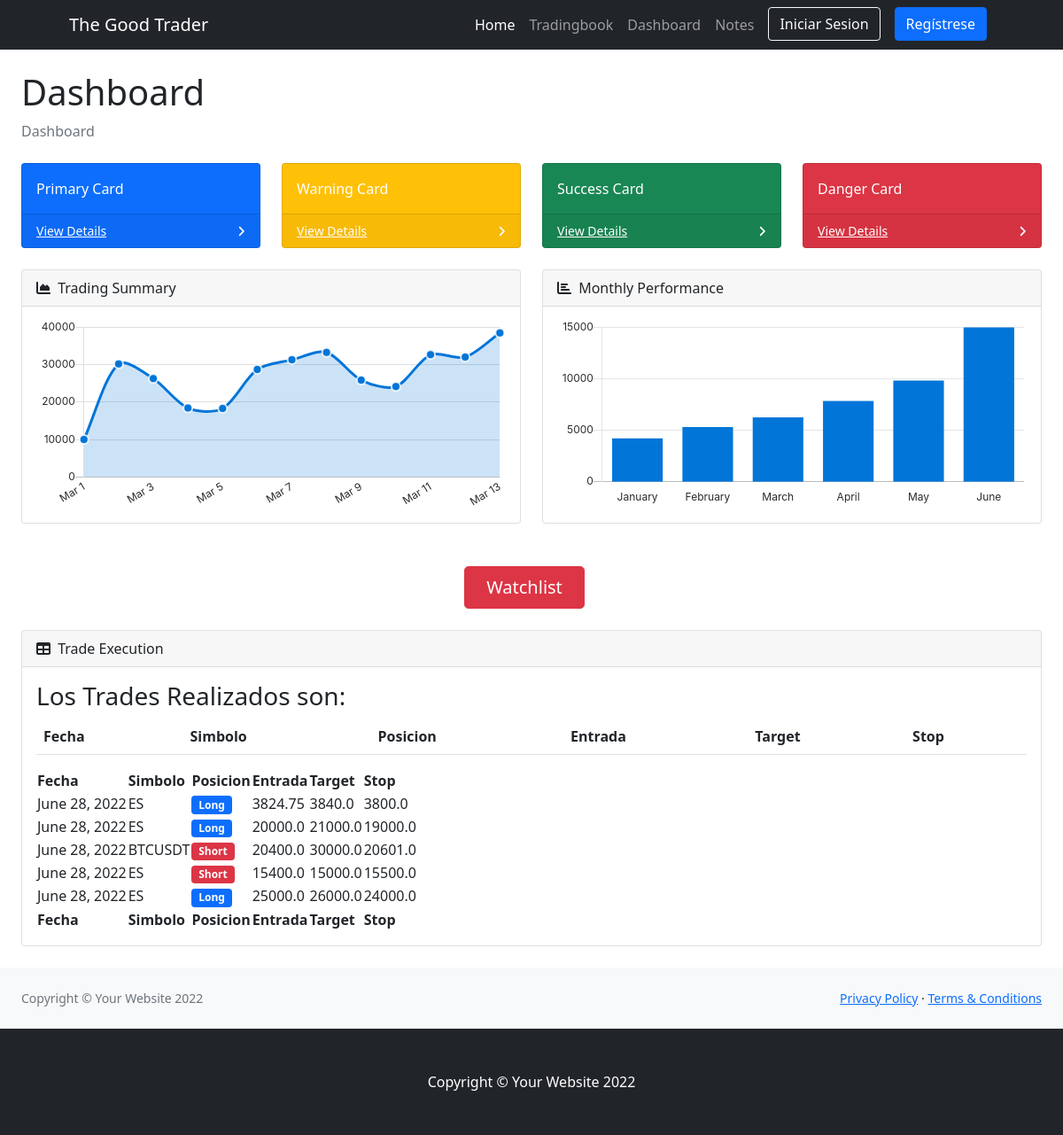
Page /dashboard/ on the earlier database version.
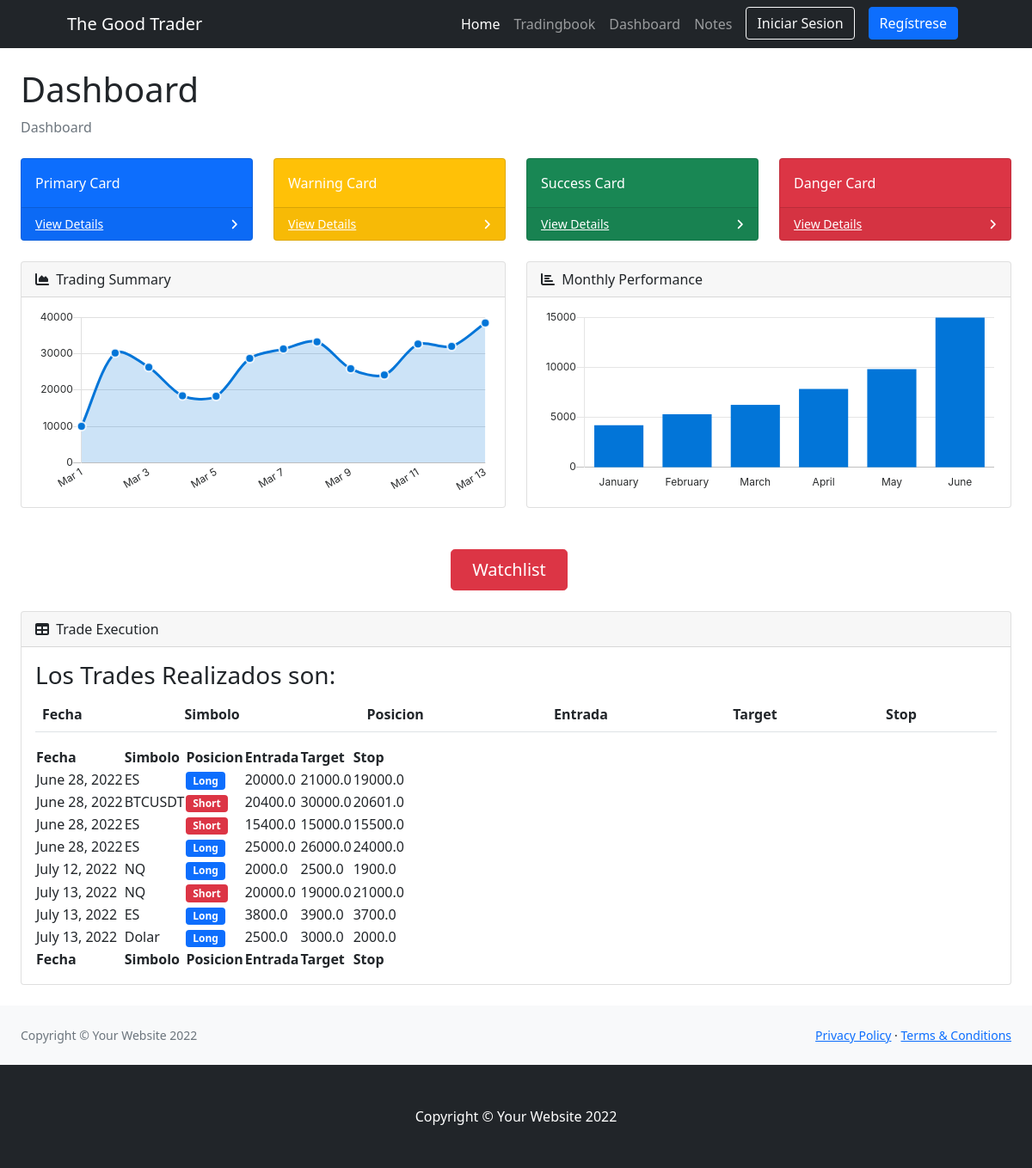
Same page on the later database version.
### tradingbookapp/models.py (models this page shows)
class Trade(models.Model):
    fecha = models.DateField("Fecha de operacion (mm/dd/yyyy)",auto_now_add=False,auto_now=False,blank=True,null=True)
    simbolo = models.CharField("Simbolo",max_length=30)
    posiciones = (
        (1,"Long"),
        (2,"Short")
    )
    posicion = models.PositiveSmallIntegerField("Posicion",choices=posiciones)
    entrada = models.FloatField("Precio Entrada",)
    target = models.FloatField("Target")
    stop = models.FloatField("stop")
    tradeimagen = models.ImageField(upload_to='tradesimagen/',blank=True,null=True)

### tradingbookapp/views.py (the view)
# urls.py: path('dashboard/',views.Dashboard,name="Dashboard"),
def Dashboard(request):
    trades = Trade.objects.all()
    ctx = {'trades':trades}
    return  render (request,'tradingbookapp/dashboard.html',ctx)

### tradingbookapp/templates/tradingbookapp/dashboard.html (shortened to what this page needs)
{% extends "tradingbookapp/base.html" %}
{%load static %}
{%block contenidopagina%}
<!DOCTYPE html>
<html lang="en">
    <head>
        <link href="https://cdn.jsdelivr.net/npm/bootstrap-icons@1.4.1/font/bootstrap-icons.css" rel="stylesheet" />
        <link href="{% static 'css/styles.css' %}"  rel="stylesheet" />
    </head>
    <body>
    <head>
        <link href="https://cdn.jsdelivr.net/npm/simple-datatables@latest/dist/style.css" rel="stylesheet" />
        <link href="{% static 'dashboard/css/styles.css' %}" rel="stylesheet" />
    </head>
            <div id="layoutSidenav_content">
                <main>
                    <div class="container-fluid px-4">
                        <h1 class="mt-4">Dashboard</h1>
                        <ol class="breadcrumb mb-4">
                            <li class="breadcrumb-item active">Dashboard</li>
                        </ol>
                        <div class="row">
                            <div class="col-xl-3 col-md-6">
                                <div class="card bg-primary text-white mb-4">
                                    <div class="card-body">Primary Card</div>
                                    <div class="card-footer d-flex align-items-center justify-content-between">
                                        <a class="small text-white stretched-link" href="#">View Details</a>
                                        <div class="small text-white"><i class="fas fa-angle-right"></i></div>
                                    </div>
                                </div>
                            </div>
                            <div class="col-xl-3 col-md-6">
                                <div class="card bg-warning text-white mb-4">
                                    <div class="card-body">Warning Card</div>
                                    <div class="card-footer d-flex align-items-center justify-content-between">
                                        <a class="small text-white stretched-link" href="#">View Details</a>
                                        <div class="small text-white"><i class="fas fa-angle-right"></i></div>
                                    </div>
                                </div>
                            </div>
                            <div class="col-xl-3 col-md-6">
                                <div class="card bg-success text-white mb-4">
                                    <div class="card-body">Success Card</div>
                                    <div class="card-footer d-flex align-items-center justify-content-between">
                                        <a class="small text-white stretched-link" href="#">View Details</a>
                                        <div class="small text-white"><i class="fas fa-angle-right"></i></div>
                                    </div>
                                </div>
                            </div>
                            <div class="col-xl-3 col-md-6">
                                <div class="card bg-danger text-white mb-4">
                                    <div class="card-body">Danger Card</div>
                                    <div class="card-footer d-flex align-items-center justify-content-between">
                                        <a class="small text-white stretched-link" href="#">View Details</a>
                                        <div class="small text-white"><i class="fas fa-angle-right"></i></div>
                                    </div>
                                </div>
                            </div>
                        </div>
                        <div class="row">
                            <div class="col-xl-6">
                                <div class="card mb-4">
                                    <div class="card-header">
                                        <i class="fas fa-chart-area me-1"></i>
                                        Trading Summary
                                    </div>
                                    <div class="card-body"><canvas id="myAreaChart" width="100%" height="40"></canvas></div>
                                </div>
                            </div>
                            <div class="col-xl-6">
                                <div class="card mb-4">
                                    <div class="card-header">
                                        <i class="fas fa-chart-bar me-1"></i>
                                        Monthly Performance
                                    </div>
                                    <div class="card-body"><canvas id="myBarChart" width="100%" height="40"></canvas></div>
                                </div>
                            </div>
                        </div>
                        <br>
                        <div class="d-grid gap-3 d-sm-flex justify-content-sm-center">
                            <a class="btn btn-danger btn-lg px-4 me-sm-3" href="{%url 'Markets' %}">Watchlist</a>
                        </div>
                        <br>
                        <div class="card mb-4">
                            <div class="card-header">
                                <i class="fas fa-table me-1"></i>
                                Trade Execution
                            </div>
                            <div class="card-body">
                                <h3>Los Trades Realizados son:</h3>
                                <table class="table">
                                    <thead>
                                        <th scope="col">Fecha</th>
                                        <th scope="col">Simbolo</th>
                                        <th scope="col">Posicion</th>
                                        <th scope="col">Entrada</th>
                                        <th scope="col">Target</th>
                                        <th scope="col">Stop</th>
                                    </thead>
                                </table>
                                <table id="datatablesSimple">
                                    <thead>
                                        <tr>
                                            <th scope="col">Fecha</th>
                                            <th scope="col">Simbolo</th>
                                            <th scope="col">Posicion</th>
                                            <th scope="col">Entrada</th>
                                            <th scope="col">Target</th>
                                            <th scope="col">Stop</th>
                                        </tr>
                                    </thead>
                                    <tfoot>
                                        <tr>
                                            <th>Fecha</th>
                                            <th>Simbolo</th>
                                            <th>Posicion</th>
                                            <th>Entrada</th>
                                            <th>Target</th>
                                            <th>Stop</th>
                                        </tr>
                                    </tfoot>
                                    <tbody>
                                        <ul class= "list-group list-group-numbered">
                                            {% for trade in trades  %}
                                            <tr>
                                                <td>{{trade.fecha}}</td>
                                                <td>{{trade.simbolo}}</td>
                                                {% if trade.get_posicion_display == "Long"%}
                                                    <td><span class= "badge bg-primary rounded-pill>">{{trade.get_posicion_display}}</span></td>
                                                {%else%}
                                                    <td><span class= "badge bg-danger rounded-pill>">{{trade.get_posicion_display}}</span></td>
                                                {%endif%}
                                                <td>{{trade.entrada}}</td>
                                                <td>{{trade.target}}</td>
                                                <td>{{trade.stop}}</td>
                                            </tr>
                                            {% endfor %}
                                        </ul>
                                    </tbody>
                                </table>
                            </div>
                        </div>
                    </div>
                </main>
                <footer class="py-4 bg-light mt-auto">
                    <div class="container-fluid px-4">
                        <div class="d-flex align-items-center justify-content-between small">
                            <div class="text-muted">Copyright &copy; Your Website 2022</div>
                            <div>
                                <a href="#">Privacy Policy</a>
                                &middot;
                                <a href="#">Terms &amp; Conditions</a>
                            </div>
                        </div>
                    </div>
                </footer>
            </div>
    </body>
</html>
{% endblock %}

### tradingbookapp/templates/tradingbookapp/base.html (shortened to what this page needs)
{% load static %}
<!DOCTYPE html>
<html lang="en">
    <head>
        <link href="https://cdn.jsdelivr.net/npm/bootstrap-icons@1.4.1/font/bootstrap-icons.css" rel="stylesheet" />
        <link href="{% static 'css/styles.css' %}"  rel="stylesheet" />
    </head>
    <body>
        <nav class="navbar navbar-expand-lg navbar-dark bg-dark">
            <div class="container px-5">
                <a class="navbar-brand" href="{%url 'Home' %}">The Good Trader</a>
                <div class="collapse navbar-collapse" id="navbarSupportedContent">
                    <ul class="navbar-nav ms-auto mb-2 mb-lg-0">
                        <li class="nav-item"><a class="nav-link active" aria-current="page" href="{%url 'Home' %}">Home</a></li>
                        <li class="nav-item"><a class="nav-link" href="{%url 'Trades' %}">Tradingbook</a></li>
                        <li class="nav-item"><a class="nav-link" href="{%url 'Dashboard' %}">Dashboard</a></li>
                        <li class="nav-item"><a class="nav-link" href="{%url 'Notes' %}">Notes</a></li>
                        {% if user.is_authenticated%}
                            <img class ="rounded" src={{user.avatar.imagen.url}} alt="" srcset="" style = "height:40px;">
                            <i class = "bi bi-person-circle"></i>
                            <li class="nav-item" href="{%url 'Profile' %}" ><p class="text-light my-2"> Hola,</p></li>
                            <li class="nav-item"><a class="nav-link active" aria-current="page" href="{%url 'Profile' %}"> <b>{{user.username}}!</b></a></li>
                            <li class="nav-item"><a class="btn btn-primary mx-2" href="{% url 'Logout'%}">Cerrar Sesion</a></li>
                        {% else %}
                            <li class="nav-item"><a class="btn btn-outline-light mx-2" href="{%url 'Login' %}">Iniciar Sesion</a></li>
                            <li class="nav-item"><a class="btn btn-primary mx-2" href="{%url 'Register' %}">Regístrese</a></li>
                        {% endif %}
                    </ul>
                </div>
            </div>
        </nav>
        {% block contenidopagina %}
        {% endblock %}
        <footer class="py-5 bg-dark">
            <div class="container px-5"><p class="m-0 text-center text-white">Copyright &copy; Your Website 2022</p></div>
        </footer>
    </body>
</html>

Differences in the rows shown:
removed Trade: fecha "June 28, 2022", simbolo "ES", posicion "Long", entrada "3824.75", target "3840.0", stop "3800.0"
added Trade: fecha "July 12, 2022", simbolo "NQ", posicion "Long", entrada "2000.0", target "2500.0", stop "1900.0"
added Trade: fecha "July 13, 2022", simbolo "NQ", posicion "Short", entrada "20000.0", target "19000.0", stop "21000.0"
added Trade: fecha "July 13, 2022", simbolo "ES", posicion "Long", entrada "3800.0", target "3900.0", stop "3700.0"
added Trade: fecha "July 13, 2022", simbolo "Dolar", posicion "Long", entrada "2500.0", target "3000.0", stop "2000.0"
